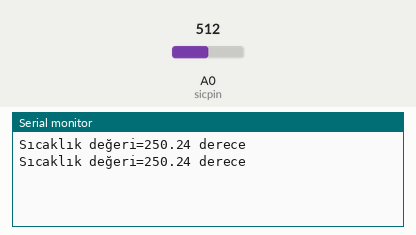
A sketch run on a simulated Arduino Uno, built with avr-gcc and run on an emulated ATmega328P. Parts: the last lines printed to the serial monitor. Inputs (shaded band) come from the test bench; at power-on: A0 (sicpin) = 512.

Above: at 6.8 s.
6.9 s: A0 (sicpin) set to 716
At 13.2 s:
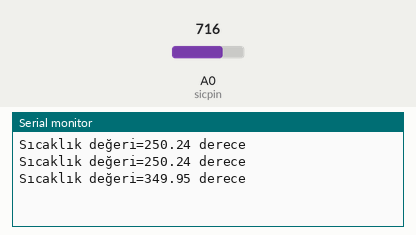
13.6 s: A0 (sicpin) set to 900
At 19.3 s:
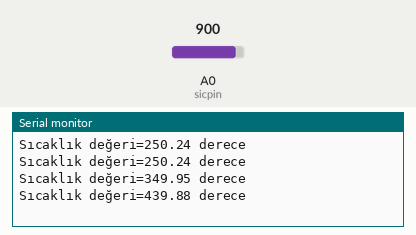
Timing chart, 0 to 20.8 s (numbered marks = the images above; inputs shaded):
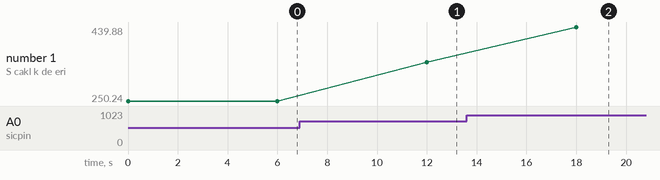

Measured:
- after the input at 6.9 s, the serial monitor: prints a new line after 5.1 s (image 1)
- after the input at 13.6 s, the serial monitor: prints a new line after 4.4 s (image 2)
- plotted number 1: 250.24 → 349.95 after the input at 6.9 s, 349.95 → 439.88 after the input at 13.6 s

The sketch:

s_cakl_k_okuma.ino
```cpp
float sicaklik;
float gerilim;
int sicpin=0;


void setup() {

Serial.begin(9600);

}

void loop() {

gerilim=analogRead(sicpin);
gerilim=(gerilim/1023)*5000;
sicaklik=gerilim/10.0;
Serial.print("Sıcaklık değeri=");
Serial.print(sicaklik);
Serial.println(" derece");
delay(6000);

}
```
